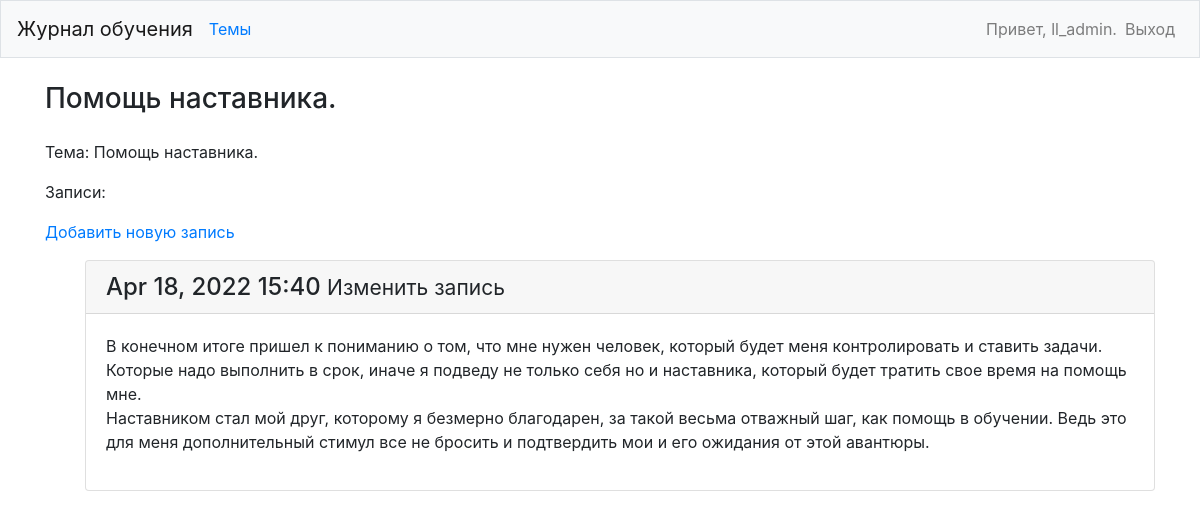
The page /topics/2/ (signed in) on the database its author committed.
### learning_logs/models.py (models this page shows, shortened)
class Topic(models.Model):
	text = models.CharField(max_length=200)
	date_added = models.DateTimeField(auto_now_add=True)
	owner = models.ForeignKey(User, on_delete=models.CASCADE)
	def __str__(self):
		return self.text

class Entry(models.Model):
	topic = models.ForeignKey(Topic, on_delete=models.CASCADE)
	text = models.TextField()
	date_added = models.DateTimeField(auto_now_add=True)
	class Meta:
		verbose_name_plural = 'entries'

### learning_logs/views.py (the view)
# urls.py: path('topics/<int:topic_id>/', views.topic, name='topic'),
@login_required
def topic(request, topic_id):
    topic = Topic.objects.get(id=topic_id)
    if topic.owner != request.user:
        raise Http404
    entries = topic.entry_set.order_by('-date_added')
    context = {'topic':topic, 'entries':entries}
    return render(request, 'learning_logs/topic.html', context)

### learning_logs/templates/learning_logs/topic.html
{% extends 'learning_logs/base.html' %}
{% block page_header %}
    <h3>{{ topic }}</h3>
{% endblock page_header %}
{% block content%}
  <p>Тема: {{ topic }}</p>
  <p>Записи:</p>
  <p>
    <a href="{% url 'learning_logs:new_entry' topic.id %}">Добавить новую запись</a>
  </p>
  <ul>
    {% for entry in entries %}
        <div class="card mb-3">
            <h4 class="card-header">
                {{ entry.date_added|date:'M d, Y H:i' }}
                <small><a href="{% url 'learning_logs:edit_entry' entry.id %}"></a>Изменить запись</small>
            </h4>
            <div class="card-body">
                {{ entry.text|linebreaks }}
            </div>
        </div>
    {% empty %}
      <li>В этой теме пока нет записей</li>
    {% endfor %}
  </ul>
{% endblock content %}

### learning_logs/templates/learning_logs/base.html (shortened to what this page needs)
{% load bootstrap4 %}
<!doctype html>
<html lang="ru">
    <head>
        {% bootstrap_css %}
    </head>
    <body>
        <nav class="navbar navbar-expand-md navbar-light bg-light mb-4 border">
            <a class="navbar-brand" href="{% url 'learning_logs:index' %}">
                Журнал обучения</a>
            <div class="collapse navbar-collapse" id="navbarCollapse">
                <ul class="navbar-nav mr-auto">
                    <li class="nav-item">
                        <a class="'nav-link" href="{% url 'learning_logs:topics' %}">
                            Темы</a></li>
                </ul>
                <ul class="navbar-nav ml-auto">
                    {% if user.is_authenticated %}
                    <li class="nav-item">
                        <span class="navbar-text"}"> Привет, {{ user.username }}.</span>
                    </li>
                    <li class="nav-item">
                        <a class="nav-link" href="{% url 'users:logout' %}">Выход</a></li>
                    {% else %}
                    <li class="nav-item">
                        <a class="nav-link" href="{% url 'users:register' %}">Регистрация</a></li>
                    <li class="nav-item">
                        <a class="nav-link" href="{% url 'users:login' %}">Вход</a></li>
                    {% endif %}
                </ul>
            </div>
        </nav>
        <main role="main" class="container">
            <div class="pb-2 mb-2 borber-bottom">
                {% block page_header %}{% endblock page_header %}
            </div>
            <div>
                {% block content %}{% endblock content %}
            </div>
        </main>
    </body>
</html>

### rows shown on the page
Topic: text "Помощь наставника."
Entry: date_added "Apr 18, 2022 15:40", text "В конечном итоге пришел к пониманию о том, что мне нужен человек, который будет меня контролировать и ставить задачи. Которые надо выполнить в срок, иначе я подведу не только себя но и наставника, который будет тратить свое время на помощь мне. Наставником стал мой друг, которому я безмерно благодарен, за такой весьма отважный шаг, как помощь в обучении. Ведь это для меня дополнительный стимул все не бросить и подтвердить мои и его ожидания от этой авантюры."

### other values the page prints
{{ user.username }} "ll_admin"
